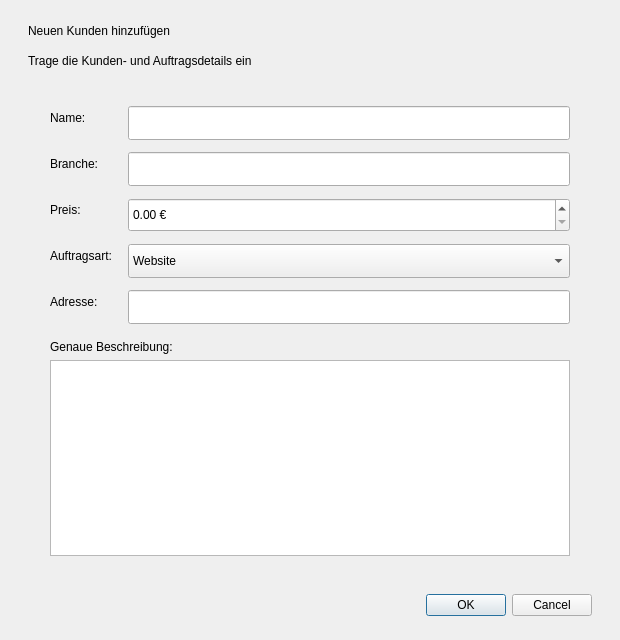
<?xml version="1.0" encoding="UTF-8"?>
<ui version="4.0">
 <class>kundenHinzufuegenWindow</class>
 <widget class="QDialog" name="kundenHinzufuegenWindow">
  <property name="geometry">
   <rect>
    <x>0</x>
    <y>0</y>
    <width>620</width>
    <height>640</height>
   </rect>
  </property>
  <property name="minimumSize">
   <size>
    <width>560</width>
    <height>560</height>
   </size>
  </property>
  <property name="windowTitle">
   <string>Kunde hinzufügen</string>
  </property>
  <layout class="QVBoxLayout" name="dialogLayout">
   <property name="spacing">
    <number>16</number>
   </property>
   <property name="leftMargin">
    <number>28</number>
   </property>
   <property name="topMargin">
    <number>24</number>
   </property>
   <property name="rightMargin">
    <number>28</number>
   </property>
   <property name="bottomMargin">
    <number>24</number>
   </property>
   <item>
    <widget class="QLabel" name="sectionTitle">
     <property name="text">
      <string>Neuen Kunden hinzufügen</string>
     </property>
    </widget>
   </item>
   <item>
    <widget class="QLabel" name="sectionSubtitle">
     <property name="text">
      <string>Trage die Kunden- und Auftragsdetails ein</string>
     </property>
    </widget>
   </item>
   <item>
    <widget class="QFrame" name="tableCard">
     <layout class="QVBoxLayout" name="cardLayout">
      <property name="spacing">
       <number>16</number>
      </property>
      <property name="leftMargin">
       <number>22</number>
      </property>
      <property name="topMargin">
       <number>22</number>
      </property>
      <property name="rightMargin">
       <number>22</number>
      </property>
      <property name="bottomMargin">
       <number>22</number>
      </property>
      <item>
       <layout class="QFormLayout" name="formLayout">
        <property name="labelAlignment">
         <set>Qt::AlignmentFlag::AlignLeading|Qt::AlignmentFlag::AlignLeft|Qt::AlignmentFlag::AlignVCenter</set>
        </property>
        <property name="horizontalSpacing">
         <number>16</number>
        </property>
        <property name="verticalSpacing">
         <number>12</number>
        </property>
        <item row="0" column="0">
         <widget class="QLabel" name="label">
          <property name="text">
           <string>Name:</string>
          </property>
         </widget>
        </item>
        <item row="0" column="1">
         <widget class="QLineEdit" name="nameTextEdit">
          <property name="minimumSize">
           <size>
            <width>0</width>
            <height>34</height>
           </size>
          </property>
          <property name="maximumSize">
           <size>
            <width>16777215</width>
            <height>34</height>
           </size>
          </property>
         </widget>
        </item>
        <item row="1" column="0">
         <widget class="QLabel" name="label_2">
          <property name="text">
           <string>Branche:</string>
          </property>
         </widget>
        </item>
        <item row="1" column="1">
         <widget class="QLineEdit" name="brancheTextEdit">
          <property name="minimumSize">
           <size>
            <width>0</width>
            <height>34</height>
           </size>
          </property>
          <property name="maximumSize">
           <size>
            <width>16777215</width>
            <height>34</height>
           </size>
          </property>
         </widget>
        </item>
        <item row="2" column="0">
         <widget class="QLabel" name="label_3">
          <property name="text">
           <string>Preis:</string>
          </property>
         </widget>
        </item>
        <item row="2" column="1">
         <widget class="QDoubleSpinBox" name="doubleSpinBox">
          <property name="minimumSize">
           <size>
            <width>0</width>
            <height>34</height>
           </size>
          </property>
          <property name="suffix">
           <string> €</string>
          </property>
          <property name="maximum">
           <double>9999.989999999999782</double>
          </property>
          <property name="singleStep">
           <double>0.250000000000000</double>
          </property>
         </widget>
        </item>
        <item row="3" column="0">
         <widget class="QLabel" name="label_4">
          <property name="text">
           <string>Auftragsart:</string>
          </property>
         </widget>
        </item>
        <item row="3" column="1">
         <widget class="QComboBox" name="comboBox">
          <property name="minimumSize">
           <size>
            <width>0</width>
            <height>34</height>
           </size>
          </property>
          <item>
           <property name="text">
            <string>Website</string>
           </property>
          </item>
          <item>
           <property name="text">
            <string>Support</string>
           </property>
          </item>
          <item>
           <property name="text">
            <string>cstm. Produkt</string>
           </property>
          </item>
         </widget>
        </item>
        <item row="4" column="0">
         <widget class="QLabel" name="label_6">
          <property name="text">
           <string>Adresse:</string>
          </property>
         </widget>
        </item>
        <item row="4" column="1">
         <widget class="QLineEdit" name="adresseTextEdit">
          <property name="minimumSize">
           <size>
            <width>0</width>
            <height>34</height>
           </size>
          </property>
          <property name="maximumSize">
           <size>
            <width>16777215</width>
            <height>34</height>
           </size>
          </property>
         </widget>
        </item>
       </layout>
      </item>
      <item>
       <layout class="QVBoxLayout" name="beschreibungLayout">
        <property name="spacing">
         <number>6</number>
        </property>
        <item>
         <widget class="QLabel" name="label_5">
          <property name="text">
           <string>Genaue Beschreibung:</string>
          </property>
         </widget>
        </item>
        <item>
         <widget class="QPlainTextEdit" name="beschreibungTextEdit">
          <property name="minimumSize">
           <size>
            <width>0</width>
            <height>140</height>
           </size>
          </property>
          <property name="plainText">
           <string/>
          </property>
         </widget>
        </item>
       </layout>
      </item>
     </layout>
    </widget>
   </item>
   <item>
    <widget class="QDialogButtonBox" name="buttonBox">
     <property name="orientation">
      <enum>Qt::Orientation::Horizontal</enum>
     </property>
     <property name="standardButtons">
      <set>QDialogButtonBox::StandardButton::Cancel|QDialogButtonBox::StandardButton::Ok</set>
     </property>
    </widget>
   </item>
  </layout>
 </widget>
 <resources/>
 <connections>
  <connection>
   <sender>buttonBox</sender>
   <signal>accepted()</signal>
   <receiver>kundenHinzufuegenWindow</receiver>
   <slot>accept()</slot>
   <hints>
    <hint type="sourcelabel">
     <x>248</x>
     <y>254</y>
    </hint>
    <hint type="destinationlabel">
     <x>157</x>
     <y>274</y>
    </hint>
   </hints>
  </connection>
  <connection>
   <sender>buttonBox</sender>
   <signal>rejected()</signal>
   <receiver>kundenHinzufuegenWindow</receiver>
   <slot>reject()</slot>
   <hints>
    <hint type="sourcelabel">
     <x>316</x>
     <y>260</y>
    </hint>
    <hint type="destinationlabel">
     <x>286</x>
     <y>274</y>
    </hint>
   </hints>
  </connection>
 </connections>
</ui>
